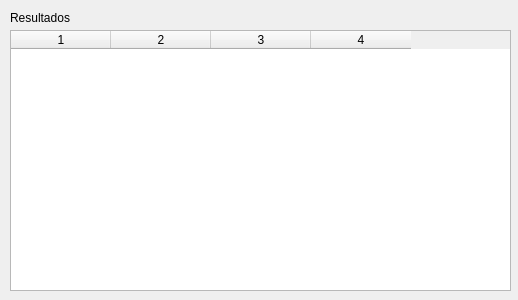
<?xml version="1.0" encoding="UTF-8"?>
<ui version="4.0">
 <class>Dialog</class>
 <widget class="QDialog" name="Dialog">
  <property name="windowModality">
   <enum>Qt::NonModal</enum>
  </property>
  <property name="enabled">
   <bool>true</bool>
  </property>
  <property name="geometry">
   <rect>
    <x>0</x>
    <y>0</y>
    <width>518</width>
    <height>300</height>
   </rect>
  </property>
  <property name="font">
   <font>
    <stylestrategy>PreferDefault</stylestrategy>
    <kerning>true</kerning>
   </font>
  </property>
  <property name="mouseTracking">
   <bool>false</bool>
  </property>
  <property name="tabletTracking">
   <bool>false</bool>
  </property>
  <property name="focusPolicy">
   <enum>Qt::NoFocus</enum>
  </property>
  <property name="windowTitle">
   <string notr="true">Dialog</string>
  </property>
  <property name="sizeGripEnabled">
   <bool>false</bool>
  </property>
  <property name="modal">
   <bool>false</bool>
  </property>
  <widget class="QLabel" name="label">
   <property name="geometry">
    <rect>
     <x>10</x>
     <y>10</y>
     <width>71</width>
     <height>16</height>
    </rect>
   </property>
   <property name="text">
    <string>Resultados</string>
   </property>
  </widget>
  <widget class="QTableWidget" name="tblResultados">
   <property name="geometry">
    <rect>
     <x>10</x>
     <y>30</y>
     <width>501</width>
     <height>261</height>
    </rect>
   </property>
   <property name="styleSheet">
    <string notr="true">color: black;</string>
   </property>
   <property name="gridStyle">
    <enum>Qt::SolidLine</enum>
   </property>
   <property name="rowCount">
    <number>0</number>
   </property>
   <property name="columnCount">
    <number>4</number>
   </property>
   <column/>
   <column/>
   <column/>
   <column/>
  </widget>
 </widget>
 <resources/>
 <connections/>
</ui>
